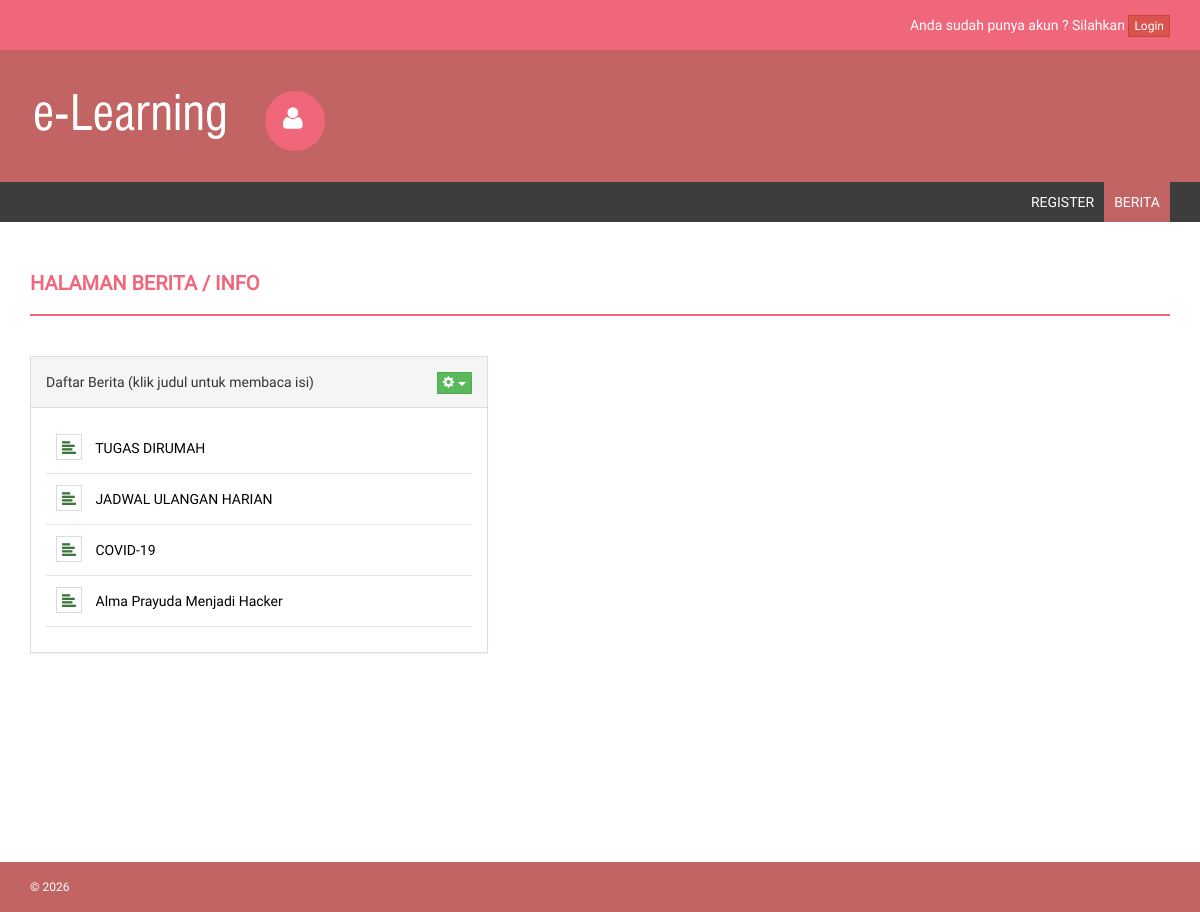
The app's page /register.php?hal=daftar&page=berita with its own data.
### tables this page shows
CREATE TABLE `tb_berita` (
  `id_berita` int NOT NULL AUTO_INCREMENT,
  `judul` mediumtext NOT NULL,
  `isi` longtext NOT NULL,
  `tgl_posting` date NOT NULL,
  `penerbit` varchar(10) NOT NULL,
  `status` enum('aktif','tidak aktif') NOT NULL,
  PRIMARY KEY (`id_berita`)
);

### inc/berita.php (the view, shortened to what this page needs)
<div class="row">
    <div class="col-md-12">
        <h4 class="page-head-line">Halaman Berita / Info</h4>
    </div>
</div>
<div class="row">
    <div class="col-md-5">
        <div class="notice-board">
            <div class="panel panel-default">
                <div class="panel-heading">
                    Daftar Berita (klik judul untuk membaca isi)
                    <div class="pull-right" >
                        <div class="dropdown">
                          <button class="btn btn-success dropdown-toggle btn-xs" type="button" id="dropdownMenu1" data-toggle="dropdown" aria-expanded="true">
                            <span class="glyphicon glyphicon-cog"></span>
                            <span class="caret"></span>
                          </button>
                        </div>
                    </div>
                </div>
                <div class="panel-body">
                    <ul>
                        <?php
                        $sql_berita = mysqli_query($db, "SELECT * FROM tb_berita WHERE status = 'aktif' ORDER BY tgl_posting DESC LIMIT 0, 4") or die($db->error);
                        while($data_berita = mysqli_fetch_array($sql_berita)) { ?>
                          <li>
                              <?php
                              if(@$_GET['hal'] == 'daftar') { ?>
                                <a href="?hal=daftar&page=berita&action=detail&id_berita=<?php echo $data_berita['id_berita']; ?>">
                                <?php
                              } else { ?>
                                <a href="?page=berita&action=detail&id_berita=<?php echo $data_berita['id_berita']; ?>">
                                <?php
                              } ?>
                               <span class="glyphicon glyphicon-align-left text-success" ></span>
                                <?php echo $data_berita['judul']; ?> &nbsp;
                              </a>
                          </li>
                        <?php
                        } ?>
                    </ul>
                </div>
            </div>
        </div>
    </div>
</div>

### register.php (shortened to what this page needs)
<?php
$db = mysqli_connect("localhost", "root", "", "e-learning");
?>
<!DOCTYPE html>
<html>
<head>
    <link href="style/assets/css/bootstrap.css" rel="stylesheet" />
    <link href="style/assets/css/font-awesome.css" rel="stylesheet" />
    <link href="style/assets/css/style.css" rel="stylesheet" />
</head>
<body>
    <header>
        <div class="container">
            <div class="row">
                <div class="col-md-12">
                    Anda sudah punya akun ? Silahkan <a href="./" class="btn btn-xs btn-danger">Login</a>
                </div>
            </div>
        </div>
    </header>
    <div class="navbar navbar-inverse set-radius-zero">
        <div class="container">
            <div class="navbar-header">
                <a class="navbar-brand" href="./">
                    <img src="style/assets/img/logo.png" />
                </a>
            </div>
            <div class="left-div">
                <div class="user-settings-wrapper">
                    <ul class="nav">
                        <li class="dropdown">
                            <a class="dropdown-toggle">
                                <i class="fa fa-user" style="font-size: 25px;"></i>
                            </a>
                        </li>
                    </ul>
                </div>
            </div>
        </div>
    </div>
    <section class="menu-section">
        <div class="container">
            <div class="row">
                <div class="col-md-12">
                    <div class="navbar-collapse collapse ">
                        <ul id="menu-top" class="nav navbar-nav navbar-right">
                            <li><a <?php if(@$_GET['page'] == '') { echo 'class="menu-top-active"'; } ?> href="?hal=daftar">Register</a></li>
                            <li><a <?php if(@$_GET['page'] == 'berita') { echo 'class="menu-top-active"'; } ?> href="?hal=daftar&page=berita">Berita</a></li>
                        </ul>
                    </div>
                </div>
            </div>
        </div>
    </section>
    <div class="content-wrapper">
        <div class="container">
            <?php
            if(@$_GET['page'] == '') { ?>
                <div class="row">
                    <div class="col-md-12">
                        <h4 class="page-head-line">Halaman pendaftaran akun e-learning</h4>
                    </div>
                </div>
                <div class="row">
                    <div class="col-md-6">
                        <h4><i>Masukkan data Anda dengan benar !</i></h4>
                        <form method="post" enctype="multipart/form-data">
                            NIS* :<input type="text" name="nis" class="form-control" required />
                            Nama Lengkap* : <input type="text" name="nama_lengkap" class="form-control" required />
                            Tempat Lahir* : <input type="text" name="tempat_lahir" class="form-control" required />
                            Tanggal Lahir* : <input type="date" name="tgl_lahir" class="form-control" required />
                            Jenis Kelamin* :
                            <select name="jenis_kelamin" class="form-control" required>
                                <option value="">- Pilih -</option>
                                <option value="L">Laki-laki</option>
                                <option value="P">Perempuan</option>
                            </select>
                            Agama* :
                            <select name="agama" class="form-control" required>
                                <option value="">- Pilih -</option>
                                <option value="Islam">Islam</option>
                                <option value="Kristen">Kristen</option>
                                <option value="Katholik">Katholik</option>
                                <option value="Hindu">Hindu</option>
                                <option value="Budha">Budha</option>
                                <option value="Konghucu">Konghucu</option>
                            </select>
                            Nama Ayah* : <input type="text" name="nama_ayah" class="form-control" required />
                            Nama Ibu* : <input type="text" name="nama_ibu" class="form-control" required />
                            Nomor Telepon : <input type="text" name="no_telp" class="form-control" />
                            Email : <input type="email" name="email" class="form-control" />
                            Alamat* : <textarea name="alamat" class="form-control" rows="3" required></textarea>
                            Kelas* :
                            <select name="kelas" class="form-control" required>
                                <option value="">- Pilih -</option>
                                <?php
                                $sql_kelas = mysqli_query($db, "SELECT * from tb_kelas") or die ($db->error);
                                while($data_kelas = mysqli_fetch_array($sql_kelas)) {
                                    echo '<option value="'.$data_kelas['id_kelas'].'">'.$data_kelas['nama_kelas'].'</option>';
                                } ?>
                            </select>
                            Tahun Masuk* :
                            <input type="number" name="thn_masuk" class="form-control" placeholder="Masukkan tahun masuk contoh: 2021" min="1950" max="2030" required />
                            Foto : <input type="file" name="gambar" class="form-control" />
                            Username* : <input type="text" name="user" class="form-control" required />
                            Password* : <input type="password" name="pass" class="form-control" required />
                            <br />
                            <i><b>Catatan</b> : Tanda * wajib disi</i>
                            <hr />
                            <input type="submit" name="daftar" value="Daftar" class="btn btn-info" />
                            <input type="reset" class="btn btn-danger" />
                        </form>
                        <?php
                        if(@$_POST['daftar']) {
                            $nis = @mysqli_real_escape_string($db, $_POST['nis']);
                            $nama_lengkap = @mysqli_real_escape_string($db, $_POST['nama_lengkap']);
                            $tempat_lahir = @mysqli_real_escape_string($db, $_POST['tempat_lahir']);
                            $tgl_lahir = @mysqli_real_escape_string($db, $_POST['tgl_lahir']);
                            $jenis_kelamin = @mysqli_real_escape_string($db, $_POST['jenis_kelamin']);
                            $agama = @mysqli_real_escape_string($db, $_POST['agama']);
                            $nama_ayah = @mysqli_real_escape_string($db, $_POST['nama_ayah']);
                            $nama_ibu = @mysqli_real_escape_string($db, $_POST['nama_ibu']);
                            $no_telp = @mysqli_real_escape_string($db, $_POST['no_telp']);
                            $email = @mysqli_real_escape_string($db, $_POST['email']);
                            $alamat = @mysqli_real_escape_string($db, $_POST['alamat']);
                            $kelas = @mysqli_real_escape_string($db, $_POST['kelas']);
                            $thn_masuk = @mysqli_real_escape_string($db, $_POST['thn_masuk']);
                            $user = @mysqli_real_escape_string($db, $_POST['user']);
                            $pass = @mysqli_real_escape_string($db, $_POST['pass']);
                            $sumber = @$_FILES['gambar']['tmp_name'];
                            $target = 'img/foto_siswa/';
                            $nama_gambar = @$_FILES['gambar']['name'];
                            $sql_cek_user = mysqli_query($db, "SELECT * FROM tb_siswa WHERE username = '$user'") or die ($db->error);
                            if(mysqli_num_rows($sql_cek_user) > 0) {
                                echo "<script>alert('Username yang Anda pilih sudah ada, silahkan ganti yang lain');</script>";
                            } else {
                                if($nama_gambar != '') {
                                    if(move_uploaded_file($sumber, $target.$nama_gambar)) {
                                        mysqli_query($db, "INSERT INTO tb_siswa VALUES(null, '$nis', '$nama_lengkap', '$tempat_lahir', '$tgl_lahir', '$jenis_kelamin', '$agama', '$nama_ayah', '$nama_ibu', '$no_telp', '$email', '$alamat', '$kelas', '$thn_masuk', '$nama_gambar', '$user', md5('$pass'), '$pass', 'tidak aktif')") or die ($db->error);
                                        echo '<script>alert("Pendaftaran berhasil, silahkan login"); window.location="./"</script>';
                                    } else {
                                        echo '<script>alert("Gagal mendaftar, foto gagal diupload, coba lagi!");</script>';
                                    }
                                } else {
                                    mysqli_query($db, "INSERT INTO tb_siswa VALUES(null, '$nis', '$nama_lengkap', '$tempat_lahir', '$tgl_lahir', '$jenis_kelamin', '$agama', '$nama_ayah', '$nama_ibu', '$no_telp', '$email', '$alamat', '$kelas', '$thn_masuk', 'anonim.png', '$user', md5('$pass'), '$pass', 'tidak aktif')") or die ($db->error);
                                    echo '<script>alert("Pendaftaran berhasil, tunggu akun aktif dan silahkan login"); window.location="./"</script>';
                                }
                            }
                        }
                        ?>
                    </div>
                    <div class="col-md-6">
                        <div class="alert alert-warning">
                            Untuk menggunakan layanan e-learning ini kalian harus memiliki akun terlebih dahulu.
                        </div>
                    </div>
                </div>
            <?php
            } else if(@$_GET['page'] == 'berita') {
                include "inc/berita.php";
            } ?>
        </div>
    </div>
    <footer>
        <div class="container">
            <div class="row">
                <div class="col-md-12">
                    &copy; <?php echo date('Y')?>
                </div>
            </div>
        </div>
    </footer>
</body>
</html>

### style/assets/css/style.css (style rules this page uses)
body { font-family: 'Roboto', sans-serif; line-height: 30px; }
.set-radius-zero { border-radius: 0px; -moz-border-radius: 0px; -webkit-border-radius: 0px; }
.content-wrapper { margin-top: 40px; min-height: 600px; padding-bottom: 60px; }
.page-head-line { font-weight: 900; padding-bottom: 20px; border-bottom: 2px solid #F0677C; text-transform: uppercase; color: #F0677C; font-size: 20px; margin-bottom: 40px; }
.btn { border-radius: 0px; -webkit-border-radius: 0px; -moz-border-radius: 0px; }
header { background-color: #F0677C; color: #fff; padding: 10px; text-align: right; }
.left-div { padding-left: 30px; margin-top: 40px; margin-bottom: 30px; }
.navbar-brand { width: 250px; padding-top: 30px; }
.user-settings-wrapper .nav > li > a { position: relative; display: block; padding: 15px 18px; border-radius: 50%; -webkit-border-radius: 50%; -moz-border-radius: 50%; height: 60px; width: 60px; background-color: #F0677C; color: #fff; }
.user-settings-wrapper { margin-top: 10px; }
.user-settings-wrapper li { display: inline-block; }
.menu-section { background-color: #3D3D3D; }
#menu-top a { color: #FFF; text-decoration: none; font-weight: 500; padding: 10px 10px 10px 10px; text-transform: uppercase; }
.menu-top-active { background-color: #C36464; }
.navbar-inverse { background-color: #C36464; border-color: transparent; }
.navbar { margin-bottom: 0px; }
footer { padding: 10px; color: #fff; font-size: 12px; background-color: #C36464; }
.notice-board .panel { border-radius: 0px; -webkit-border-radius: 0px; -moz-border-radius: 0px; }
.notice-board ul { padding-left: 0px; list-style: none; }
.notice-board li { padding: 10px; border-bottom: 1px solid #E5E5E5; }
.notice-board li span { margin-right: 10px; border: 1px solid #DBDBDB; padding: 5px; }
.notice-board li a, li a:hover { text-decoration: none; color: #000; }

### records on screen
tb_berita: judul "TUGAS DIRUMAH"
tb_berita: judul "JADWAL ULANGAN HARIAN"
tb_berita: judul "COVID-19"
tb_berita: judul "Alma Prayuda Menjadi Hacker"
